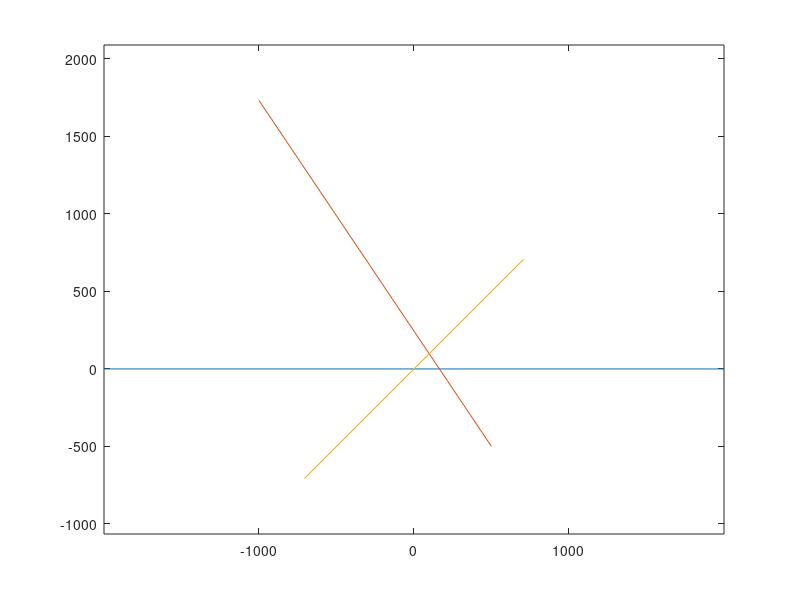

Source code (MATLAB):
clear;
close all;

angle = 60;
R = 2000;

x1_0 = -R; y1_0 = 0; x1_dest = R; y1_dest = 0;
x2_0 = R * cosd(180 - angle); y2_0 = R * sind(180 - angle); x2_dest = 500; y2_dest = -500;
x3_0 = -707; y3_0 =-707 ; x3_dest = 707; y3_dest = 707;
% x4_0 = -707; y4_0 = 707; x4_dest = 707; y4_dest = -707;

plot([x1_0 x1_dest], [y1_0 y1_dest]);
hold on;
plot([x2_0 x2_dest], [y2_0 y2_dest]);
plot([x3_0 x3_dest], [y3_0 y3_dest]);
% plot([x4_0 x4_dest], [y4_0 y4_dest]);
axis equal;

X = [x1_0 y1_0 x1_dest y1_dest;
     x2_0 y2_0 x2_dest y2_dest]';
 
X = [x1_0 y1_0 x1_dest y1_dest;
     x2_0 y2_0 x2_dest y2_dest;
     x3_0 y3_0 x3_dest y3_dest;]';
 
% X = [x1_0 y1_0 x1_dest y1_dest;
%      x2_0 y2_0 x2_dest y2_dest;
%      x3_0 y3_0 x3_dest y3_dest;
%      x4_0 y4_0 x4_dest y4_dest;]';

% csvwrite("./coordsFiles/startDestCoords3.csv", X)